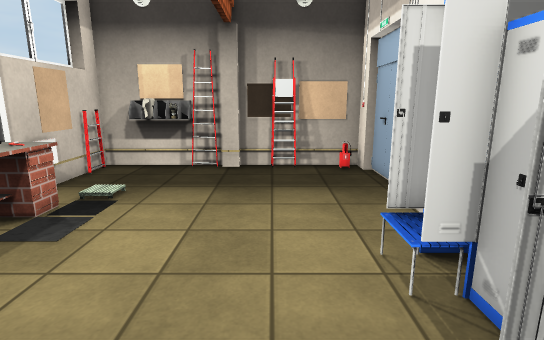
[1] (above)

12 first-person views from a walk through a Unity game level. The camera is 1.5 m above the floor, tilts 12° down and sees 80° across. The floor is counted in squares, 0.5 m on a side. Each view is taken from the middle of a square. On the plan, view 1 faces up. The plan holds only what a view shows up to about 20 squares ahead; the rest is blank. Some animated figures are not drawn. Some surface patterns are stand-ins.

[2]
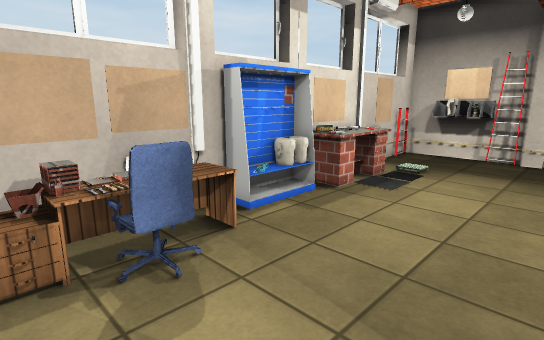

[3]
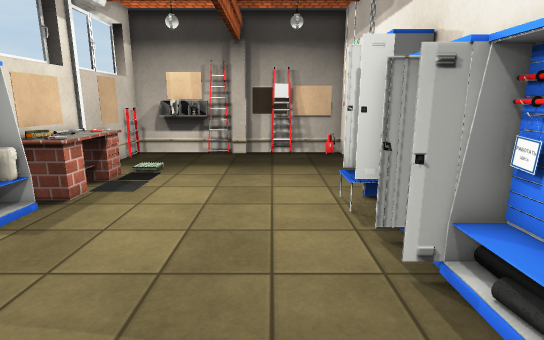

[4]
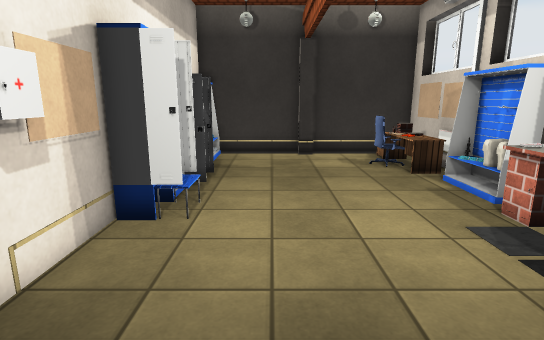

[5]
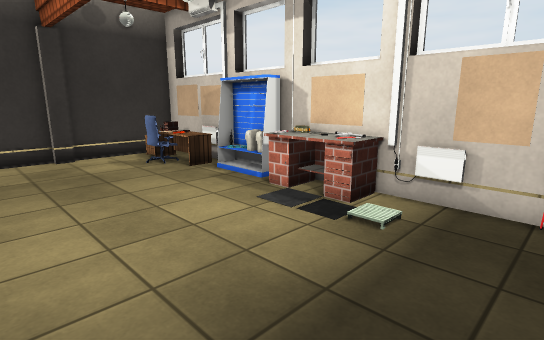

[6]
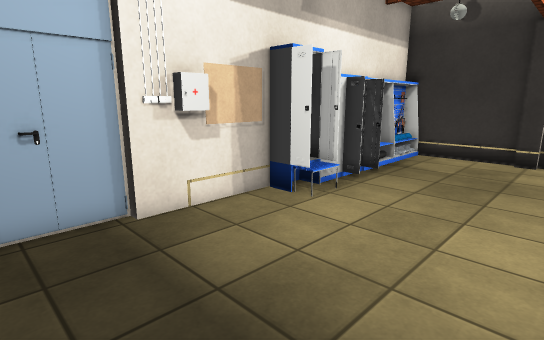

[7]
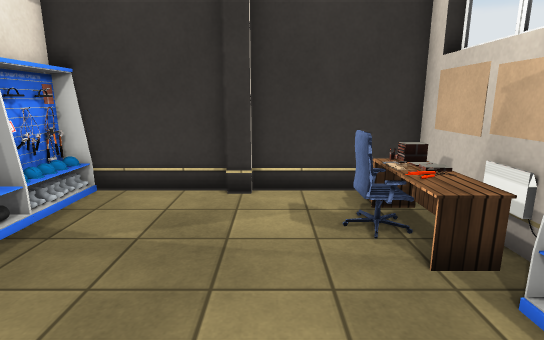

[8]
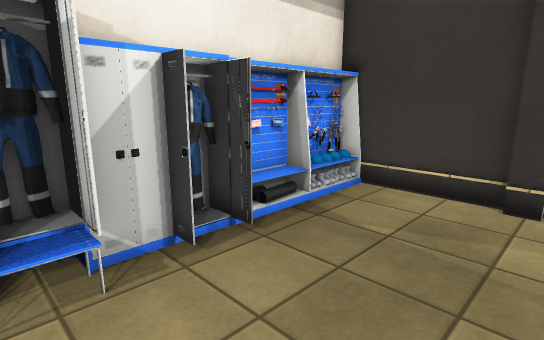

[9]
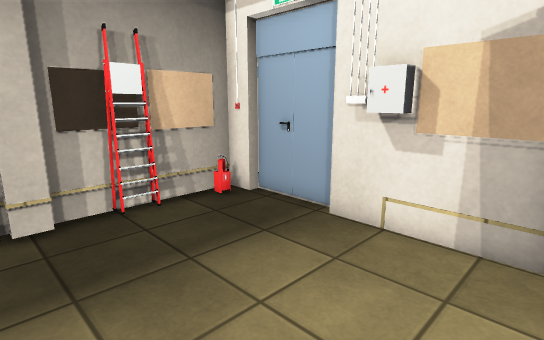

[10]
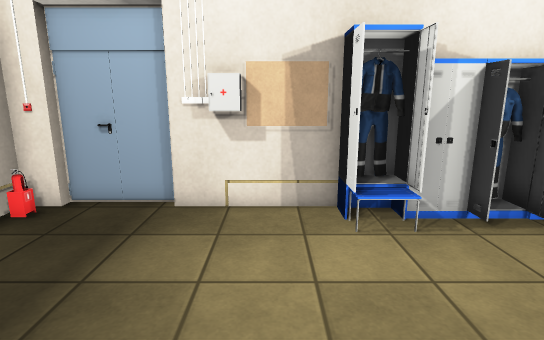

[11]
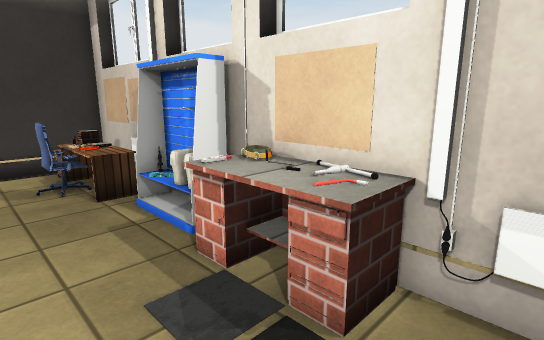

[12]
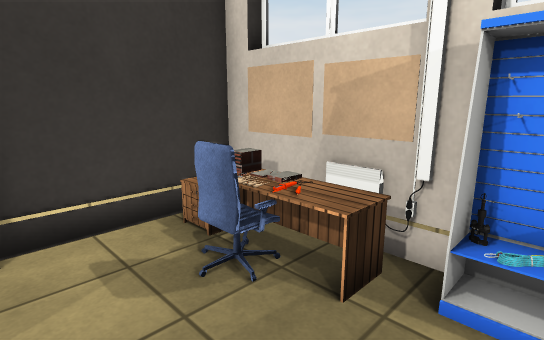

### Floor plan
Key: @ floor where view 1 was taken; # wall or solid block; . floor; = window, fence, low wall or low ledge; ^ raised ledge; E fire extinguisher; H heater; T table; O other object.
Columns run from 8 left of view 1 to 4 right of it. Each row starts with its distance up from view 1.
 15 ###########E#
 14 #...........#
 13 #...........#
 12 O...........#
 11 H...........#
 10 #...........#
  9 #^^.........#
  8 #^^.........#
  7 #^^.........#
  6 #^^........##
  5 ## ........##
  4 #^........##
  3 #^........##
  2 #^.........#
  1 #TT........#
  0 #TT.....@..#
 -1 #=TO.......#
 -2 ##=O.......#
 -3 ##T........#
 -4 #TT........#
 -5 ############

Where each view was taken, in squares from view 1:
view 1: 0 up, 0 right, facing up
view 2: 4 down, 0 right, facing up-left
view 3: 4 down, 0 right, facing up
view 4: 14 up, 0 right, facing down
view 5: 14 up, 2 right, facing down-left
view 6: 14 up, 4 left, facing down-right
view 7: 6 up, 3 left, facing down
view 8: 6 up, 3 left, facing down-right
view 9: 6 up, 3 left, facing up-right
view 10: 8 up, 5 left, facing right
view 11: 11 up, 3 left, facing down-left
view 12: 3 up, 2 left, facing down-left
